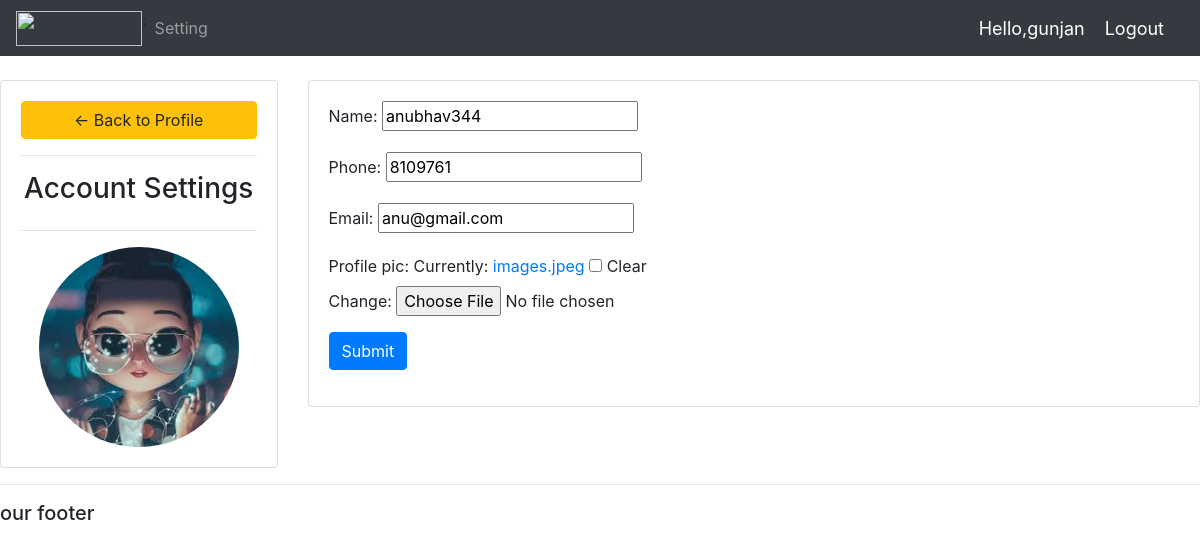
Screenshot of /accountSetting (signed in) with the database file from the repository.
### accounts/models.py (models this page shows, shortened)
class Customer(models.Model):
    user = models.OneToOneField(User, null=True,blank=True ,on_delete=models.CASCADE)
    name=models.CharField(max_length=200, null=True)
    Phone= models.CharField(max_length=200, null=True)
    email = models.CharField(max_length=200, null=True)
    profile_pic=models.ImageField(null=True,blank=True,default='download.jpeg')
    date_created= models.DateTimeField(auto_now_add=True, null=True)

### accounts/decorators.py (the view)
        def wrapper_func(request, *args, **kwargs):
            group=None
            if request.user.groups.exists():
                group=request.user.groups.all()[0].name
            if group in allowed_roles:
                return view_func(request, *args, **kwargs)
            else:
                return HttpResponse('bl')

### accounts/forms.py
class CustomerForm(ModelForm):
    class Meta:
        model = Customer
        fields ='__all__'
        exclude=['user']

### accounts/views.py (called while the page is built)
@login_required(login_url='login')
@allowed_users(allowed_roles=['customer'])
def accountSetting(request):
    customer=request.user.customer
    form = CustomerForm(instance=customer)
    if request.method=='POST':
        form=CustomerForm(request.POST,request.FILES, instance=customer)
        if form.is_valid():
            form.save()
    context={'form':form}
    return render(request,'accounts/account_setting.html',context)

### accounts/templates/accounts/account_setting.html (shortened to what this page needs)
{%  extends 'accounts/main.html' %}
{% load static %}
{% block content %}
<br>
<div class="row">
	<div class="col-md-3">
		<div class="card card-body">
			<a class="btn btn-warning" href="{% url 'home' %}"> &#8592; Back to Profile</a>
			<hr>
			<h3 style="text-align: center">Account Settings</h3>
			<hr>
			<img class="profile-pic" src="{{request.user.customer.profile_pic.url}}" >
		</div>
	</div>
	<div class="col-md-9">
		<div class="card card-body">
			<form method="POST" action="" enctype="multipart/form-data">
				{{form.as_p}}
			<input class="btn btn-primary" type="submit" name="Update Information">
			</form>
		</div>
	</div>
</div>
{% endblock %}

### accounts/templates/accounts/navbar.html (shortened to what this page needs)
{% load static %}
<nav class="navbar navbar-expand-lg navbar-dark bg-dark">
  <img src="{% static 'images/download.png' %}" class="user">
  <div class="collapse navbar-collapse" id="navbarNavAltMarkup">
    <div class="navbar-nav">
      {% if request.user.is_staff %}
        <a class="nav-item nav-link active" href="{% url 'home' %}">Dashboard</a>
      <a class="nav-item nav-link" href="{% url 'products' %}">products</a>
      {% else %}:
      <a class="nav-item nav-link" href="{% url 'accountSetting' %}">Setting</a>
      {% endif %}
    </div>
  </div>
  <span class="k1">Hello,{{request.user}}</span>
  <span><a class="k1" href="{% url 'logout' %}">Logout</a></span>
</nav>

### static/css/main.css (style rules this page uses)
body { background-color:#ebeffs }
.user { height:35px; width:126px; }

### accounts/templates/accounts/navbar.html (style rules this page uses)
.k1 { font-size: 18px; color:#fff; margin-right:20px; }

### accounts/templates/accounts/account_setting.html (style rules this page uses)
.profile-pic { max-width: 200px; max-height:200px; margin: 0 auto; border-radius: 50%; }

### rows the page displays
Customer: name "anubhav344", Phone "8109761", email "anu@gmail.com"

### other values shown
{{ request.user }} "gunjan"
